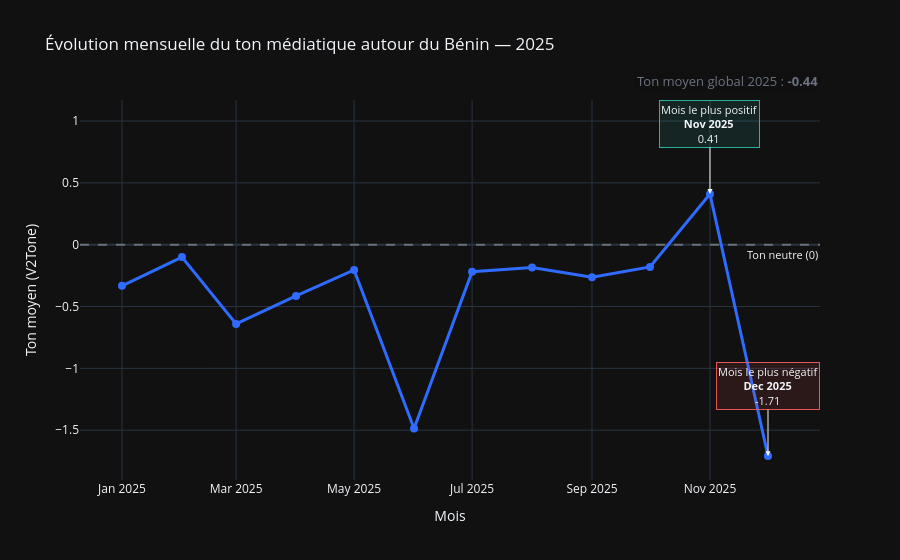

Here is the notebook cell this chart was saved with:
### Code cell
COLOR_NEG = '#E45756'
COLOR_POS = '#2CB1A1'
COLOR_LINE = '#2F6BFF'

fig_tone = px.line(
    df_tone,
    x='year_month',
    y='tone_moyen',
    markers=True,
    title='Évolution mensuelle du ton médiatique autour du Bénin — 2025'
)

fig_tone.update_traces(
    line=dict(color=COLOR_LINE, width=3),
    marker=dict(size=8, color=COLOR_LINE),
    hovertemplate='<b>%{x|%b %Y}</b><br>Ton moyen : %{y:.2f}<extra></extra>'
)

# Ligne de référence à 0 (neutre)
fig_tone.add_hline(
    y=0,
    line_dash='dash',
    line_color='rgba(255,255,255,0.3)',
    annotation_text='Ton neutre (0)',
    annotation_position='bottom right',
    annotation_font_size=11
)

# Annotation mois le plus négatif
fig_tone.add_annotation(
    x=df_tone.loc[idx_min, 'year_month'],
    y=val_negatif,
    text=f'Mois le plus négatif<br><b>{mois_negatif}</b><br>{val_negatif}',
    showarrow=True, arrowhead=2, ax=0, ay=-70,
    bgcolor='rgba(228,87,86,0.12)', bordercolor=COLOR_NEG,
    borderwidth=1, font=dict(size=11)
)

# Annotation mois le plus positif
fig_tone.add_annotation(
    x=df_tone.loc[idx_max, 'year_month'],
    y=val_positif,
    text=f'Mois le plus positif<br><b>{mois_positif}</b><br>{val_positif}',
    showarrow=True, arrowhead=2, ax=0, ay=-70,
    bgcolor='rgba(44,177,161,0.12)', bordercolor=COLOR_POS,
    borderwidth=1, font=dict(size=11)
)

# Moyenne globale en sous-titre
fig_tone.add_annotation(
    text=f'Ton moyen global 2025 : <b>{tone_moyen_global}</b>',
    xref='paper', yref='paper',
    x=1.0, y=1.08, xanchor='right',
    showarrow=False,
    font=dict(size=13, color='#6B7280'),
    bgcolor='rgba(0,0,0,0.04)', bordercolor='rgba(0,0,0,0.08)', borderwidth=1
)

fig_tone.update_layout(
    template='plotly_dark',
    xaxis_title='Mois',
    yaxis_title='Ton moyen (V2Tone)',
    legend=dict(tracegroupgap=0)
)

fig_tone.show()

### Figure 1 — Plotly figure (JSON) as saved in the notebook; plotly's stock layout.template omitted (floating-point values rounded to 4 significant figures)
{"data": [{"hovertemplate": "<b>%{x|%b %Y}</b><br>Ton moyen : %{y:.2f}<extra></extra>", "legendgroup": "", "line": {"color": "#2F6BFF", "dash": "solid", "width": 3}, "marker": {"color": "#2F6BFF", "size": 8, "symbol": "circle"}, "mode": "lines+markers", "name": "", "orientation": "v", "showlegend": false, "type": "scatter", "x": ["2025-01-01T00:00:00", "2025-02-01T00:00:00", "2025-03-01T00:00:00", "2025-04-01T00:00:00", "2025-05-01T00:00:00", "2025-06-01T00:00:00", "2025-07-01T00:00:00", "2025-08-01T00:00:00", "2025-09-01T00:00:00", "2025-10-01T00:00:00", "2025-11-01T00:00:00", "2025-12-01T00:00:00"], "xaxis": "x", "y": [-0.3324, -0.1003, -0.641, -0.4141, -0.2045, -1.486, -0.2183, -0.1852, -0.2623, -0.1794, 0.4097, -1.709], "yaxis": "y"}], "layout": {"annotations": [{"font": {"size": 11}, "showarrow": false, "text": "Ton neutre (0)", "x": 1, "xanchor": "right", "xref": "x domain", "y": 0, "yanchor": "top", "yref": "y"}, {"arrowhead": 2, "ax": 0, "ay": -70, "bgcolor": "rgba(228,87,86,0.12)", "bordercolor": "#E45756", "borderwidth": 1, "font": {"size": 11}, "showarrow": true, "text": "Mois le plus négatif<br><b>Dec 2025</b><br>-1.71", "x": "2025-12-01T00:00:00", "y": -1.71}, {"arrowhead": 2, "ax": 0, "ay": -70, "bgcolor": "rgba(44,177,161,0.12)", "bordercolor": "#2CB1A1", "borderwidth": 1, "font": {"size": 11}, "showarrow": true, "text": "Mois le plus positif<br><b>Nov 2025</b><br>0.41", "x": "2025-11-01T00:00:00", "y": 0.41}, {"bgcolor": "rgba(0,0,0,0.04)", "bordercolor": "rgba(0,0,0,0.08)", "borderwidth": 1, "font": {"color": "#6B7280", "size": 13}, "showarrow": false, "text": "Ton moyen global 2025 : <b>-0.44</b>", "x": 1, "xanchor": "right", "xref": "paper", "y": 1.08, "yref": "paper"}], "legend": {"tracegroupgap": 0}, "shapes": [{"line": {"color": "rgba(255,255,255,0.3)", "dash": "dash"}, "type": "line", "x0": 0, "x1": 1, "xref": "x domain", "y0": 0, "y1": 0, "yref": "y"}], "title": {"text": "Évolution mensuelle du ton médiatique autour du Bénin — 2025"}, "xaxis": {"anchor": "y", "domain": [0, 1], "title": {"text": "Mois"}}, "yaxis": {"anchor": "x", "domain": [0, 1], "title": {"text": "Ton moyen (V2Tone)"}}}}
